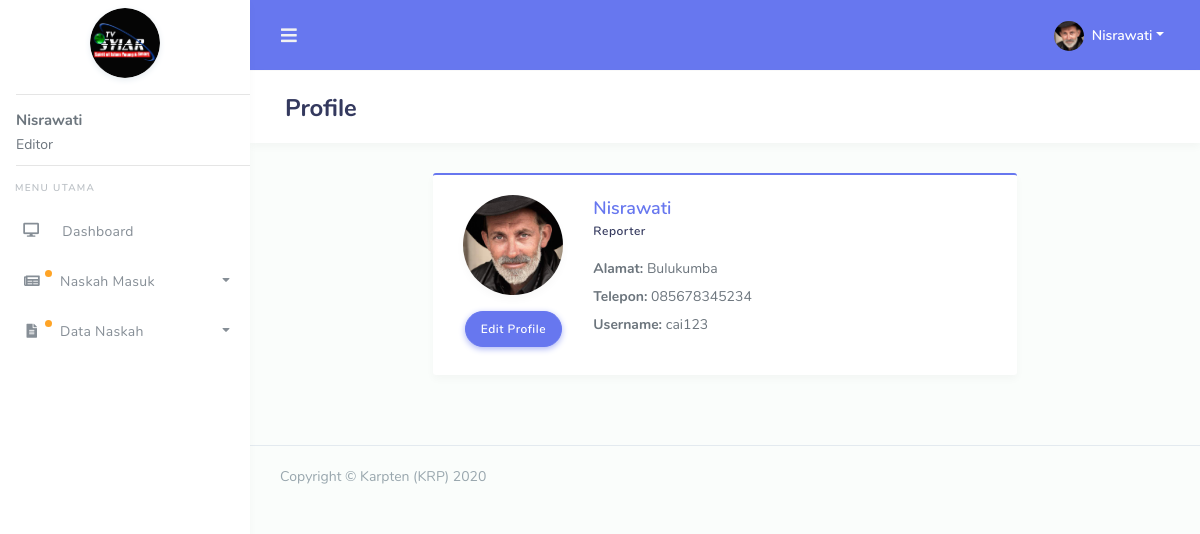
/editor/profile.php (signed in), run on the app's committed database.
### tables this page shows
CREATE TABLE `tb_users` (
  `id` int NOT NULL,
  `nama` varchar(255) NOT NULL,
  `alamat` varchar(255) NOT NULL,
  `no_hp` varchar(255) NOT NULL,
  `jabatan` varchar(255) NOT NULL,
  `foto` varchar(255) NOT NULL DEFAULT 'default.png',
  `username` varchar(255) NOT NULL,
  `password` varchar(255) NOT NULL,
  `status` varchar(255) NOT NULL DEFAULT 'waiting'
);

### editor/profile.php (the view, shortened to what this page needs)
<?php
require('template/header.php');
$user = mysqli_query($conn, "SELECT * FROM tb_users WHERE id = '$id'");
$dta = mysqli_fetch_assoc($user);
?>
<div class="main-content">
  <section class="section">
    <div class="section-header">
      <h1>Profile</h1>
    </div>
    <div class="row justify-content-center">
      <div class="col-lg-8">
        <div class="card author-box card-primary">
          <div class="card-body">
            <div class="author-box-left">
              <img alt="image" src="../assets/img/avatar/<?= $dta['foto'] ?>" class="rounded-circle author-box-picture">
              <a href="#" class="btn btn-primary mt-3" data-toggle="modal" data-target="#modal-edit">Edit Profile</a>
            </div>
            <div class="author-box-details">
              <div class="author-box-name">
                <a href="#"><?= $dta['nama'] ?></a>
              </div>
              <div class="author-box-job">Reporter</div>
              <div class="author-box-description">
                <p>
                  <b>Alamat:</b> <?= $dta['alamat'] ?><br>
                  <b>Telepon:</b> <?= $dta['no_hp'] ?><br>
                  <b>Username:</b> <?= $dta['username'] ?><br>
                </p>
              </div>
            </div>
          </div>
        </div>
      </div>
    </section>
  </div>
  <?php
  require('template/footer.php');
  ?>

### editor/template/header.php (shortened to what this page needs)
<?php
require('../config.php');
$get_id = $_SESSION['get_id'];
$result = mysqli_query($conn, "SELECT * FROM tb_users WHERE id = '$get_id'");
$get = mysqli_fetch_assoc($result);
$nama = $get['nama'];
$foto = $get['foto'];
$id = $get['id'];
$getNaskah_baru = mysqli_query($conn, "SELECT * FROM tb_berita WHERE status = 'waiting'");
$naskah_baru = mysqli_num_rows($getNaskah_baru);
$revisi = mysqli_query($conn, "SELECT * FROM tb_revisi WHERE editor_id = '$id'");
$naskah_revisi = 0;
$naskah_verify = 0;
foreach ($revisi as $rev) {
  $berita_id = $rev['berita_id'];
  $berita = mysqli_query($conn, "SELECT * FROM tb_berita WHERE id = '$berita_id' AND (status = 'verify')");
  $dta = mysqli_fetch_assoc($berita);
  if ($dta) $naskah_verify = $naskah_verify + 1;
}
$naskah_refuse = 0;
?>
<!DOCTYPE html>
<html lang="en">
<head>
  <link rel="stylesheet" href="../assets/modules/bootstrap/css/bootstrap.min.css">
  <link rel="stylesheet" href="../assets/modules/fontawesome/css/all.min.css">
  <link rel="stylesheet" href="../assets/modules/jqvmap/dist/jqvmap.min.css">
  <link rel="stylesheet" href="../assets/modules/owlcarousel2/dist/../assets/owl.carousel.min.css">
  <link rel="stylesheet" href="../assets/modules/owlcarousel2/dist/../assets/owl.theme.default.min.css">
  <link rel="stylesheet" href="../assets/modules/summernote/summernote-bs4.css">
  <link href="../assets/modules/richtext-editor/css/froala_editor.min.css" rel="stylesheet">
  <link href="../assets/modules/richtext-editor/css/froala_editor.pkgd.min.css" rel="stylesheet">
  <link rel="stylesheet" href="../assets/modules/datatables/datatables.min.css">
  <link rel="stylesheet" href="../assets/modules/datatables/DataTables-1.10.16/css/dataTables.bootstrap4.min.css">
  <link rel="stylesheet" href="../assets/modules/datatables/Select-1.2.4/css/select.bootstrap4.min.css">
  <link rel="stylesheet" href="../assets/css/style.css">
  <link rel="stylesheet" href="../assets/css/components.css">
  </head>
  <body>
    <div id="app">
      <div class="main-wrapper main-wrapper-1">
        <div class="navbar-bg"></div>
        <nav class="navbar navbar-expand-lg main-navbar">
          <form class="form-inline mr-auto">
            <ul class="navbar-nav mr-3">
              <li><a href="#" data-toggle="sidebar" class="nav-link nav-link-lg"><i class="fas fa-bars"></i></a></li>
            </ul>
          </form>
          <ul class="navbar-nav navbar-right">
            <li class="dropdown"><a href="#" data-toggle="dropdown" class="nav-link dropdown-toggle nav-link-lg nav-link-user">
              <img alt="image" src="../assets/img/avatar/<?= $foto ?>" class="rounded-circle mr-1">
              <div class="d-sm-none d-lg-inline-block"><?= $nama ?></div></a>
            </li>
          </ul>
        </nav>
        <div class="main-sidebar sidebar-style-2">
          <aside id="sidebar-wrapper">
            <div class="sidebar-brand">
              <a href="index.php">
                <img src="../assets/img/logo.png" alt="logo" width="70" class="mt-2 shadow-light rounded-circle">
              </a>
              <div class="text-left pl-3">
                <hr style="margin-bottom: -5px;">
                <b style="font-size: 15px;"><?= $nama ?></b>
                <p style="margin-bottom: -10px; margin-top: -20px;">Editor</p>
                <hr>
              </div>
            </div>
            <ul class="sidebar-menu mt-3">
              <li class="menu-header">Menu Utama</li>
              <li id="dashboard"><a class="nav-link" href="index.php"><i class="fa fa-desktop"></i> <span>Dashboard</span></a></li>
              <li class="dropdown" id="kelola_naskah">
                <a href="#" class="nav-link has-dropdown" data-toggle="dropdown">
                  <?php if ($naskah_baru >= 1 || $naskah_revisi >= 1) { ?>
                    <span class="beep" style="width: 40px;">
                      <i class="fa fa-newspaper" style="margin-left: -2px;"></i>
                    </span>
                  <?php } else { ?>
                    <i class="fa fa-newspaper"></i>
                  <?php } ?>
                  <span>Naskah Masuk</span>
                </a>
              </li>
              <li class="dropdown" id="data_naskah">
                <a href="#" class="nav-link has-dropdown" data-toggle="dropdown">
                  <?php if ($naskah_verify >= 1 || $naskah_refuse >= 1) { ?>
                    <span class="beep" style="width: 40px;">
                      <i class="fa fa-file-alt" style="margin-left: -2px;"></i>
                    </span>
                  <?php } else { ?>
                    <i class="fa fa-file-alt"></i>
                  <?php } ?>
                  <span>Data Naskah</span>
                </a>
              </li>
            </aside>
          </div>

### assets/css/components.css (style rules this page uses)
.author-box .author-box-left { float: left; text-align: center; padding-left: 5px; }
.author-box .author-box-left .btn { padding: 5px 15px; font-size: 12px; border-radius: 30px; }
.author-box .author-box-picture { width: 100px; box-shadow: 0 4px 8px rgba(0, 0, 0, 0.03); }
.author-box .author-box-details { margin-left: 135px; }
.author-box .author-box-name { font-size: 18px; }
.author-box .author-box-name a { font-weight: 600; }
.author-box .author-box-job { font-weight: 600; letter-spacing: 0.5px; font-size: 12px; color: #34395e; }
.author-box .author-box-description { line-height: 26px; margin-top: 15px; }

### data on the page
tb_users: foto (picture), nama "Nisrawati", alamat "Bulukumba", no_hp "085678345234", username "cai123"
